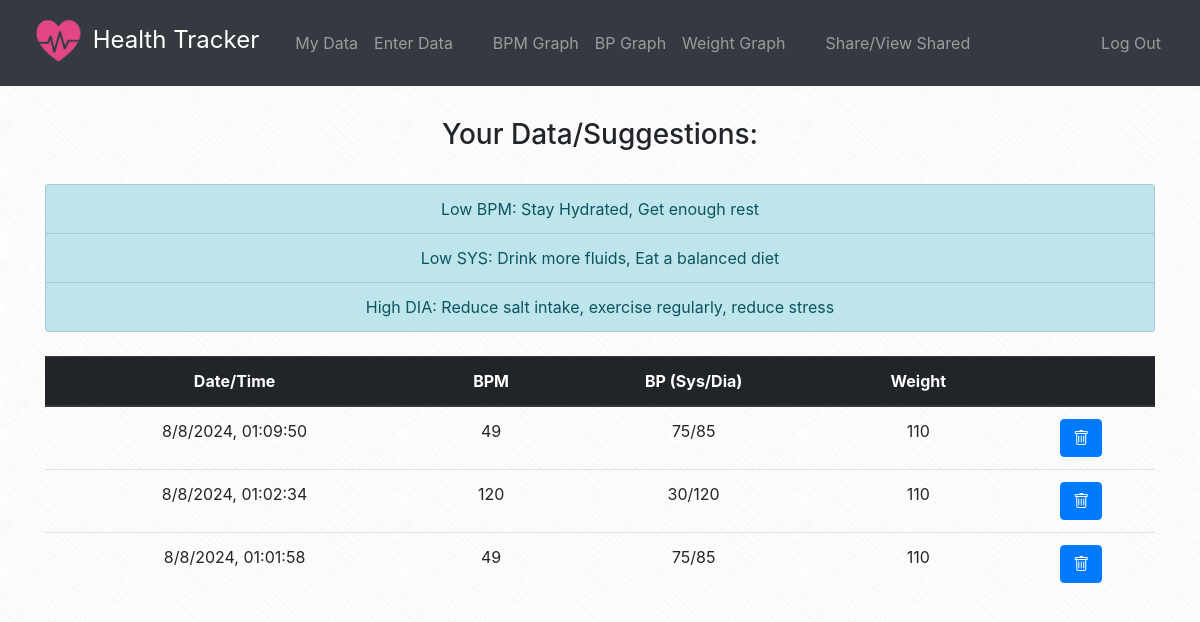
Page / (signed in) on the earlier database version.
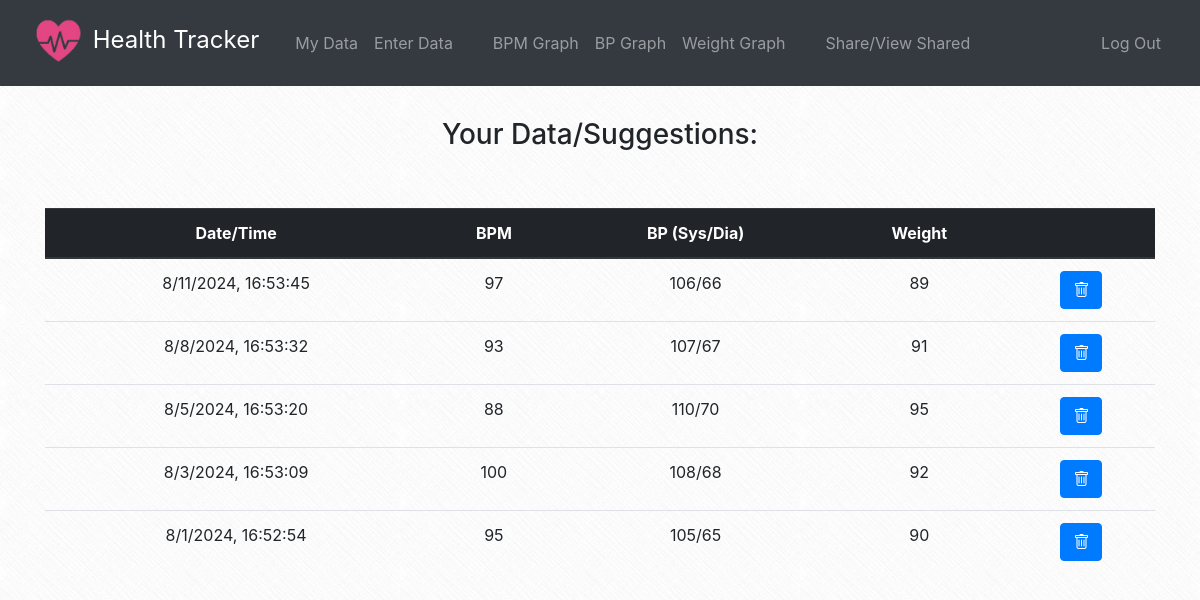
Same page on the later database version.
### tables this page shows
CREATE TABLE records(id INTEGER PRIMARY KEY AUTOINCREMENT NOT NULL, bpm INTEGER, sys INTEGER, dia INTEGER, weight INTEGER, user_id INTEGER NOT NULL, year INTEGER NOT NULL, month INTEGER NOT NULL, day INTEGER NOT NULL, time TIME NOT NULL, FOREIGN KEY(user_id) REFERENCES users(id));

### app.py (the view)
@app.route('/')
@login_required
def index():
    session["shared_view_id"] = None
    session["shared_view_username"] = None
    conn = sqlite3.connect('health-tracker.db')
    cur = conn.cursor()
    cur.execute('''SELECT year, month, day, time, bpm, sys, dia, weight, id FROM records WHERE user_id = ?
                     ORDER BY year DESC, month DESC, day DESC, time DESC''', (session["user_id"],))
    rows = cur.fetchall()
    cur.execute('''SELECT dob_year, dob_month, dob_day FROM users WHERE id = ?''', (session["user_id"],))
    dob = cur.fetchone()
    dob_year = dob[0]
    dob_month = dob[1]
    dob_day = dob[2]
    cur.close()
    conn.close()
    age = calculate_age(dob_year, dob_month, dob_day)
    suggestions = get_suggestions(age, session["user_id"])
    return render_template("index.html", rows=rows, suggestions=suggestions)

### app.py (called while the page is built)
@app.after_request
def after_request(response):
    response.headers["Cache-Control"] = "no-cache, no-store, must-revalidate"
    response.headers["Expires"] = 0
    response.headers["Pragma"] = "no-cache"
    return response

### helpers.py (called while the page is built)
def calculate_age(dob_year, dob_month, dob_day):
    today = datetime.today()
    age = today.year - dob_year
    if today.month < dob_month:
        age -= 1
    elif today.month == dob_month:
        if today.day < dob_day:
            age -=1
    return age

def login_required(f):
    @wraps(f)
    def decorated_function(*args, **kwargs):
        if session.get("user_id") is None:
            return redirect("/login")
        return f(*args, **kwargs)
    return decorated_function

### templates/index.html (shortened to what this page needs)
{% extends "layout.html" %}
{% block main %}
<h3>Your Data/Suggestions:</h3>
<br>
<ul class="list-group">
{% for suggestion in suggestions %}
    <li class="list-group-item list-group-item-info">{{ suggestion }}</li>
{% endfor %}
</ul>
<br>
<table class="table">
    <thead class="thead-dark">
        <tr>
            <th scope="column">Date/Time</th>
            <th scope="column">BPM</th>
            <th scope="column">BP (Sys/Dia)</th>
            <th scope="column">Weight</th>
            <th scope="column"></th>
        </tr>
    </thead>
    <tbody>
        {% for row in rows %}
        <tr>
            <td>{{ row[1] }}/{{ row[2] }}/{{ row[0] }}, {{ row[3] }}</td>
            <td>{{ row[4] }}</td>
            <td>{{ row[5] }}/{{ row[6] }}</td>
            <td>{{ row[7] }}</td>
            <td>
                <form action="/delete_entry" method="post">
                    <button class="btn btn-primary bi bi-trash" type="submit"></button>
                </form>
            </td>
        </tr>
    {% endfor %}
    </tbody>
</table>
{% endblock %}

Differences in the rows shown:
removed records: month "8", day "8", year "2024", time "01:09:50", bpm "49", sys "75", dia "85", weight "110"
removed records: month "8", day "8", year "2024", time "01:02:34", bpm "120", sys "30", dia "120", weight "110"
removed records: month "8", day "8", year "2024", time "01:01:58", bpm "49", sys "75", dia "85", weight "110"
added records: month "8", day "11", year "2024", time "16:53:45", bpm "97", sys "106", dia "66", weight "89"
added records: month "8", day "8", year "2024", time "16:53:32", bpm "93", sys "107", dia "67", weight "91"
added records: month "8", day "5", year "2024", time "16:53:20", bpm "88", sys "110", dia "70", weight "95"
added records: month "8", day "3", year "2024", time "16:53:09", bpm "100", sys "108", dia "68", weight "92"
added records: month "8", day "1", year "2024", time "16:52:54", bpm "95", sys "105", dia "65", weight "90"
Other differences:
list line gone: "Low BPM: Stay Hydrated, Get enough rest"
list line gone: "Low SYS: Drink more fluids, Eat a balanced diet"
list line gone: "High DIA: Reduce salt intake, exercise regularly, reduce stress"
